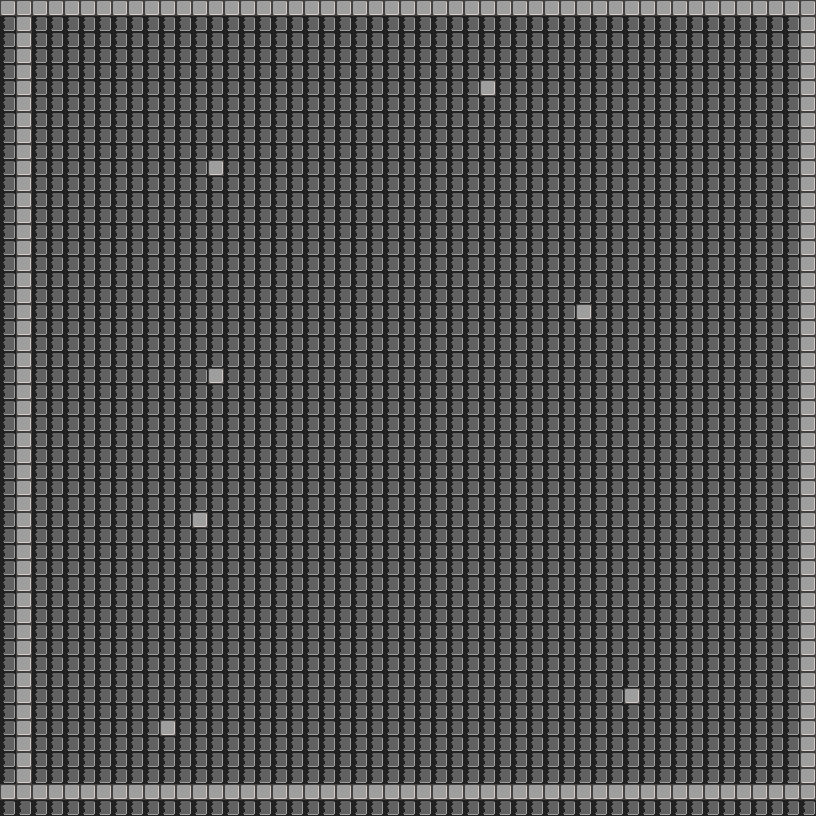

A level layout from a 2D game, rendered from its tile map. Below: a short description, then the map file with tile-grid data replaced by summaries:
An orthogonal 51x51 tile map with 16x16 px tiles, 2 tile layers (Tile Layer 1, walls).

<map version="1.2" tiledversion="1.3.1" orientation="orthogonal" renderorder="right-down" compressionlevel="0" width="51" height="51" tilewidth="16" tileheight="16" infinite="0" nextlayerid="3" nextobjectid="1">
 <tileset firstgid="1" name="test-map-6 tiles " tilewidth="16" tileheight="16" tilecount="2" columns="0">
  <grid orientation="orthogonal" width="1" height="1" />
  <tile id="0">
   <image width="16" height="16" source="../images/floor-tile-CPT.png" />
  </tile>
  <tile id="1">
   <image width="16" height="16" source="../images/charred-tile-2-CPT.png" />
  </tile>
 </tileset>
 <layer id="1" name="Tile Layer 1" width="51" height="51">
  <data>[2601 cells, 2601 non-empty, 1 distinct tile ids]</data>
 </layer>
 <layer id="2" name="walls" width="51" height="51">
  <data>[2550 cells, 205 non-empty, 1 distinct tile ids]</data>
 </layer>
</map>
